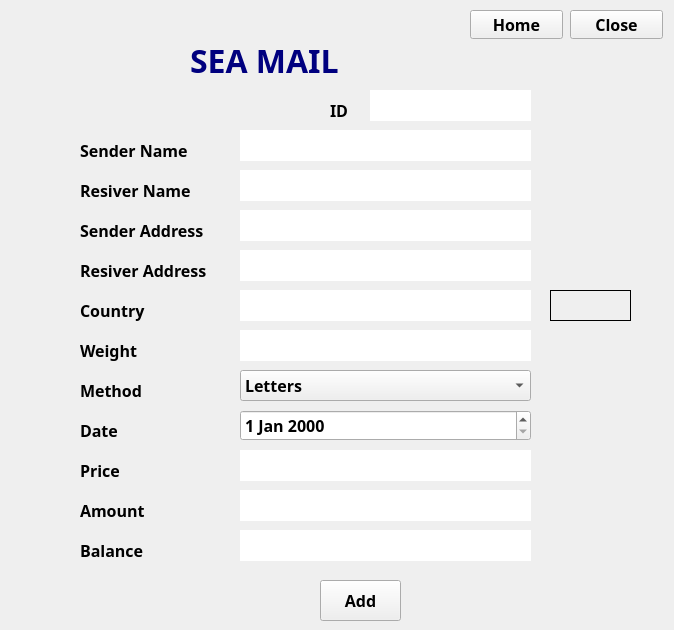
<?xml version="1.0" encoding="UTF-8"?>
<ui version="4.0">
 <class>sea_mail</class>
 <widget class="QWidget" name="sea_mail">
  <property name="geometry">
   <rect>
    <x>0</x>
    <y>0</y>
    <width>674</width>
    <height>630</height>
   </rect>
  </property>
  <property name="font">
   <font>
    <italic>false</italic>
    <bold>true</bold>
   </font>
  </property>
  <property name="windowTitle">
   <string>Postal Management System</string>
  </property>
  <property name="styleSheet">
   <string notr="true">font: 700  &quot;Sitka Banner&quot;;</string>
  </property>
  <widget class="QLabel" name="image">
   <property name="geometry">
    <rect>
     <x>20</x>
     <y>10</y>
     <width>121</width>
     <height>101</height>
    </rect>
   </property>
   <property name="font">
    <font>
     <family>Sitka Display</family>
     <italic>false</italic>
     <bold>true</bold>
    </font>
   </property>
   <property name="text">
    <string/>
   </property>
  </widget>
  <widget class="QLabel" name="label_2">
   <property name="geometry">
    <rect>
     <x>190</x>
     <y>30</y>
     <width>191</width>
     <height>61</height>
    </rect>
   </property>
   <property name="font">
    <font>
     <family>Sitka Display</family>
     <pointsize>24</pointsize>
     <italic>false</italic>
     <bold>true</bold>
    </font>
   </property>
   <property name="text">
    <string>&lt;html&gt;&lt;head/&gt;&lt;body&gt;&lt;p&gt;&lt;span style=&quot; color:#00007f;&quot;&gt;SEA MAIL&lt;/span&gt;&lt;/p&gt;&lt;/body&gt;&lt;/html&gt;</string>
   </property>
  </widget>
  <widget class="QLabel" name="label">
   <property name="geometry">
    <rect>
     <x>80</x>
     <y>140</y>
     <width>121</width>
     <height>21</height>
    </rect>
   </property>
   <property name="font">
    <font>
     <family>Sitka Display</family>
     <pointsize>12</pointsize>
     <italic>false</italic>
     <bold>true</bold>
    </font>
   </property>
   <property name="text">
    <string>Sender Name</string>
   </property>
  </widget>
  <widget class="QLineEdit" name="lineEdit">
   <property name="geometry">
    <rect>
     <x>240</x>
     <y>130</y>
     <width>291</width>
     <height>31</height>
    </rect>
   </property>
   <property name="font">
    <font>
     <family>Sitka Display</family>
     <pointsize>12</pointsize>
     <italic>false</italic>
     <bold>true</bold>
    </font>
   </property>
   <property name="text">
    <string/>
   </property>
   <property name="frame">
    <bool>false</bool>
   </property>
  </widget>
  <widget class="QLabel" name="label_3">
   <property name="geometry">
    <rect>
     <x>80</x>
     <y>180</y>
     <width>121</width>
     <height>21</height>
    </rect>
   </property>
   <property name="font">
    <font>
     <family>Sitka Display</family>
     <pointsize>12</pointsize>
     <italic>false</italic>
     <bold>true</bold>
    </font>
   </property>
   <property name="text">
    <string>Resiver Name</string>
   </property>
  </widget>
  <widget class="QLineEdit" name="lineEdit_2">
   <property name="geometry">
    <rect>
     <x>240</x>
     <y>170</y>
     <width>291</width>
     <height>31</height>
    </rect>
   </property>
   <property name="font">
    <font>
     <family>Sitka Display</family>
     <pointsize>12</pointsize>
     <italic>false</italic>
     <bold>true</bold>
    </font>
   </property>
   <property name="text">
    <string/>
   </property>
   <property name="frame">
    <bool>false</bool>
   </property>
  </widget>
  <widget class="QLabel" name="label_4">
   <property name="geometry">
    <rect>
     <x>80</x>
     <y>220</y>
     <width>131</width>
     <height>21</height>
    </rect>
   </property>
   <property name="font">
    <font>
     <family>Sitka Display</family>
     <pointsize>12</pointsize>
     <italic>false</italic>
     <bold>true</bold>
    </font>
   </property>
   <property name="text">
    <string>Sender Address</string>
   </property>
  </widget>
  <widget class="QLineEdit" name="lineEdit_3">
   <property name="geometry">
    <rect>
     <x>240</x>
     <y>210</y>
     <width>291</width>
     <height>31</height>
    </rect>
   </property>
   <property name="font">
    <font>
     <family>Sitka Display</family>
     <pointsize>12</pointsize>
     <italic>false</italic>
     <bold>true</bold>
    </font>
   </property>
   <property name="text">
    <string/>
   </property>
   <property name="frame">
    <bool>false</bool>
   </property>
  </widget>
  <widget class="QLabel" name="label_5">
   <property name="geometry">
    <rect>
     <x>80</x>
     <y>260</y>
     <width>131</width>
     <height>21</height>
    </rect>
   </property>
   <property name="font">
    <font>
     <family>Sitka Display</family>
     <pointsize>12</pointsize>
     <italic>false</italic>
     <bold>true</bold>
    </font>
   </property>
   <property name="text">
    <string>Resiver Address</string>
   </property>
  </widget>
  <widget class="QLineEdit" name="lineEdit_4">
   <property name="geometry">
    <rect>
     <x>240</x>
     <y>250</y>
     <width>291</width>
     <height>31</height>
    </rect>
   </property>
   <property name="font">
    <font>
     <family>Sitka Display</family>
     <pointsize>12</pointsize>
     <italic>false</italic>
     <bold>true</bold>
    </font>
   </property>
   <property name="text">
    <string/>
   </property>
   <property name="frame">
    <bool>false</bool>
   </property>
  </widget>
  <widget class="QLabel" name="label_6">
   <property name="geometry">
    <rect>
     <x>80</x>
     <y>300</y>
     <width>111</width>
     <height>21</height>
    </rect>
   </property>
   <property name="font">
    <font>
     <family>Sitka Display</family>
     <pointsize>12</pointsize>
     <italic>false</italic>
     <bold>true</bold>
    </font>
   </property>
   <property name="text">
    <string>Country </string>
   </property>
  </widget>
  <widget class="QLineEdit" name="lineEdit_5">
   <property name="geometry">
    <rect>
     <x>240</x>
     <y>290</y>
     <width>291</width>
     <height>31</height>
    </rect>
   </property>
   <property name="font">
    <font>
     <family>Sitka Display</family>
     <pointsize>12</pointsize>
     <italic>false</italic>
     <bold>true</bold>
    </font>
   </property>
   <property name="text">
    <string/>
   </property>
   <property name="frame">
    <bool>false</bool>
   </property>
  </widget>
  <widget class="QLabel" name="lbl_catagory">
   <property name="geometry">
    <rect>
     <x>550</x>
     <y>290</y>
     <width>81</width>
     <height>31</height>
    </rect>
   </property>
   <property name="font">
    <font>
     <family>Sitka Display</family>
     <pointsize>12</pointsize>
     <italic>false</italic>
     <bold>true</bold>
    </font>
   </property>
   <property name="frameShape">
    <enum>QFrame::Box</enum>
   </property>
   <property name="text">
    <string/>
   </property>
  </widget>
  <widget class="QLabel" name="label_7">
   <property name="geometry">
    <rect>
     <x>80</x>
     <y>340</y>
     <width>111</width>
     <height>21</height>
    </rect>
   </property>
   <property name="font">
    <font>
     <family>Sitka Display</family>
     <pointsize>12</pointsize>
     <italic>false</italic>
     <bold>true</bold>
    </font>
   </property>
   <property name="text">
    <string>Weight  </string>
   </property>
  </widget>
  <widget class="QLineEdit" name="lineEdit_6">
   <property name="geometry">
    <rect>
     <x>240</x>
     <y>330</y>
     <width>291</width>
     <height>31</height>
    </rect>
   </property>
   <property name="font">
    <font>
     <family>Sitka Display</family>
     <pointsize>12</pointsize>
     <italic>false</italic>
     <bold>true</bold>
    </font>
   </property>
   <property name="text">
    <string/>
   </property>
   <property name="frame">
    <bool>false</bool>
   </property>
  </widget>
  <widget class="QLabel" name="label_8">
   <property name="geometry">
    <rect>
     <x>80</x>
     <y>380</y>
     <width>111</width>
     <height>21</height>
    </rect>
   </property>
   <property name="font">
    <font>
     <family>Sitka Display</family>
     <pointsize>12</pointsize>
     <italic>false</italic>
     <bold>true</bold>
    </font>
   </property>
   <property name="text">
    <string>Method </string>
   </property>
  </widget>
  <widget class="QComboBox" name="comboBox">
   <property name="geometry">
    <rect>
     <x>240</x>
     <y>370</y>
     <width>291</width>
     <height>31</height>
    </rect>
   </property>
   <property name="font">
    <font>
     <family>Sitka Display</family>
     <pointsize>12</pointsize>
     <italic>false</italic>
     <bold>true</bold>
    </font>
   </property>
   <item>
    <property name="text">
     <string>Letters</string>
    </property>
   </item>
   <item>
    <property name="text">
     <string>Small Packets</string>
    </property>
   </item>
   <item>
    <property name="text">
     <string>Printed Matter</string>
    </property>
   </item>
  </widget>
  <widget class="QLabel" name="label_9">
   <property name="geometry">
    <rect>
     <x>80</x>
     <y>420</y>
     <width>111</width>
     <height>21</height>
    </rect>
   </property>
   <property name="font">
    <font>
     <family>Sitka Display</family>
     <pointsize>12</pointsize>
     <italic>false</italic>
     <bold>true</bold>
    </font>
   </property>
   <property name="text">
    <string>Date </string>
   </property>
  </widget>
  <widget class="QDateEdit" name="dateEdit">
   <property name="geometry">
    <rect>
     <x>240</x>
     <y>410</y>
     <width>291</width>
     <height>31</height>
    </rect>
   </property>
   <property name="font">
    <font>
     <family>Sitka Display</family>
     <pointsize>12</pointsize>
     <italic>false</italic>
     <bold>true</bold>
    </font>
   </property>
  </widget>
  <widget class="QLineEdit" name="lineEdit_7">
   <property name="geometry">
    <rect>
     <x>240</x>
     <y>450</y>
     <width>291</width>
     <height>31</height>
    </rect>
   </property>
   <property name="font">
    <font>
     <family>Sitka Display</family>
     <pointsize>12</pointsize>
     <italic>false</italic>
     <bold>true</bold>
    </font>
   </property>
   <property name="text">
    <string/>
   </property>
   <property name="frame">
    <bool>false</bool>
   </property>
  </widget>
  <widget class="QLabel" name="label_10">
   <property name="geometry">
    <rect>
     <x>80</x>
     <y>460</y>
     <width>111</width>
     <height>21</height>
    </rect>
   </property>
   <property name="font">
    <font>
     <family>Sitka Display</family>
     <pointsize>12</pointsize>
     <italic>false</italic>
     <bold>true</bold>
    </font>
   </property>
   <property name="text">
    <string>Price</string>
   </property>
  </widget>
  <widget class="QLineEdit" name="lineEdit_8">
   <property name="geometry">
    <rect>
     <x>240</x>
     <y>490</y>
     <width>291</width>
     <height>31</height>
    </rect>
   </property>
   <property name="font">
    <font>
     <family>Sitka Display</family>
     <pointsize>12</pointsize>
     <italic>false</italic>
     <bold>true</bold>
    </font>
   </property>
   <property name="text">
    <string/>
   </property>
   <property name="frame">
    <bool>false</bool>
   </property>
  </widget>
  <widget class="QLabel" name="label_11">
   <property name="geometry">
    <rect>
     <x>80</x>
     <y>500</y>
     <width>111</width>
     <height>21</height>
    </rect>
   </property>
   <property name="font">
    <font>
     <family>Sitka Display</family>
     <pointsize>12</pointsize>
     <italic>false</italic>
     <bold>true</bold>
    </font>
   </property>
   <property name="text">
    <string>Amount </string>
   </property>
  </widget>
  <widget class="QLineEdit" name="lineEdit_9">
   <property name="geometry">
    <rect>
     <x>240</x>
     <y>530</y>
     <width>291</width>
     <height>31</height>
    </rect>
   </property>
   <property name="font">
    <font>
     <family>Sitka Display</family>
     <pointsize>12</pointsize>
     <italic>false</italic>
     <bold>true</bold>
    </font>
   </property>
   <property name="text">
    <string/>
   </property>
   <property name="frame">
    <bool>false</bool>
   </property>
  </widget>
  <widget class="QLabel" name="label_12">
   <property name="geometry">
    <rect>
     <x>80</x>
     <y>540</y>
     <width>111</width>
     <height>21</height>
    </rect>
   </property>
   <property name="font">
    <font>
     <family>Sitka Display</family>
     <pointsize>12</pointsize>
     <italic>false</italic>
     <bold>true</bold>
    </font>
   </property>
   <property name="text">
    <string>Balance</string>
   </property>
  </widget>
  <widget class="QPushButton" name="pushButton">
   <property name="geometry">
    <rect>
     <x>320</x>
     <y>580</y>
     <width>81</width>
     <height>41</height>
    </rect>
   </property>
   <property name="font">
    <font>
     <family>Sitka Display</family>
     <pointsize>12</pointsize>
     <italic>false</italic>
     <bold>true</bold>
    </font>
   </property>
   <property name="text">
    <string>Add</string>
   </property>
  </widget>
  <widget class="QPushButton" name="pushButton_2">
   <property name="geometry">
    <rect>
     <x>570</x>
     <y>10</y>
     <width>93</width>
     <height>29</height>
    </rect>
   </property>
   <property name="font">
    <font>
     <family>Sitka Display</family>
     <pointsize>12</pointsize>
     <italic>false</italic>
     <bold>true</bold>
    </font>
   </property>
   <property name="text">
    <string>Close</string>
   </property>
  </widget>
  <widget class="QPushButton" name="pushButton_3">
   <property name="geometry">
    <rect>
     <x>470</x>
     <y>10</y>
     <width>93</width>
     <height>29</height>
    </rect>
   </property>
   <property name="font">
    <font>
     <family>Sitka Display</family>
     <pointsize>12</pointsize>
     <italic>false</italic>
     <bold>true</bold>
    </font>
   </property>
   <property name="text">
    <string>Home</string>
   </property>
  </widget>
  <widget class="QLabel" name="label_13">
   <property name="geometry">
    <rect>
     <x>330</x>
     <y>100</y>
     <width>41</width>
     <height>20</height>
    </rect>
   </property>
   <property name="font">
    <font>
     <family>Sitka Display</family>
     <pointsize>12</pointsize>
     <italic>false</italic>
     <bold>true</bold>
    </font>
   </property>
   <property name="text">
    <string>ID</string>
   </property>
  </widget>
  <widget class="QLineEdit" name="lineEdit_10">
   <property name="geometry">
    <rect>
     <x>370</x>
     <y>90</y>
     <width>161</width>
     <height>31</height>
    </rect>
   </property>
   <property name="font">
    <font>
     <family>Sitka Display</family>
     <pointsize>12</pointsize>
     <italic>false</italic>
     <bold>true</bold>
    </font>
   </property>
   <property name="frame">
    <bool>false</bool>
   </property>
  </widget>
 </widget>
 <resources/>
 <connections/>
</ui>
